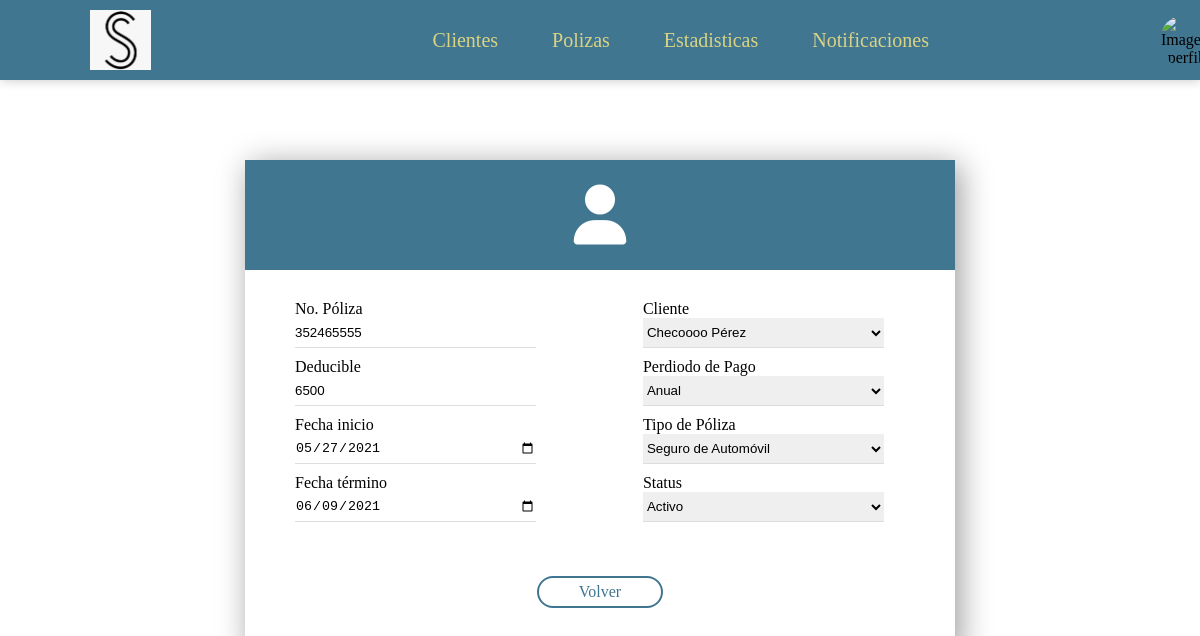
/clientes/polizas/1/vista, run on an earlier commit of the app's database.
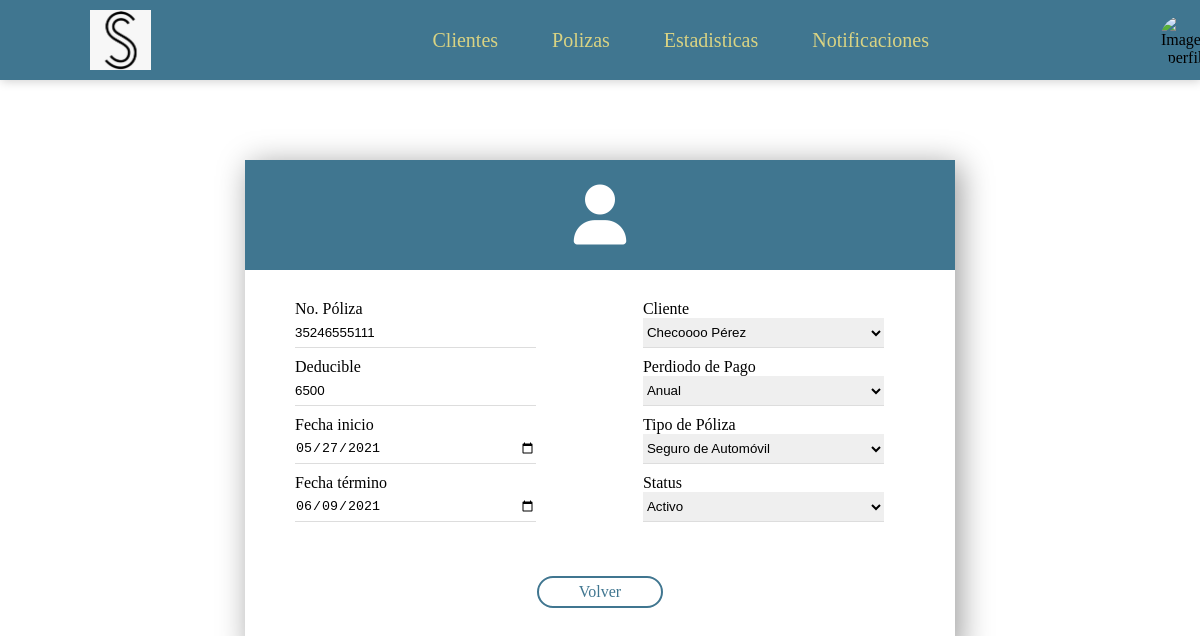
And on a later commit of the database.
### Clientes/models.py (models this page shows, shortened)
class Poliza (models.Model):
    num_poliza = models.CharField(max_length=30)
    deducible = models.CharField(max_length=30)
    fecha_inicio = models.DateField()
    fecha_termino = models.DateField()
    tipo_poliza = models.ForeignKey(Tipos_Poliza, on_delete=models.CASCADE)
    periodo_pago = models.ForeignKey(Periodos_Pago, on_delete=models.CASCADE)
    cliente = models.ForeignKey(Cliente, on_delete=models.CASCADE)
    status = models.ForeignKey(Status, on_delete=models.CASCADE)

### Clientes/views.py (the view)
# urls.py: path('polizas/<int:id_poliza>/vista',views.vistaPoliza,name='vista_poliza'),
def vistaPoliza(request, id_poliza):
    poliza = Poliza.objects.get(id = id_poliza)
    form = PolizaForm(request.POST or None, instance=poliza)
    return render(request,'poliza_vista.html', {'form':form,'poliza':poliza})

### Clientes/models.py (called while the page is built)
    def __str__(self):
        return self.nombre

    def __str__(self):
        return self.nombre

    def __str__(self):
        return self.nombre

    def __str__(self):
        return self.nombre +" "+ self.ap_paterno

### Clientes/templates/poliza_vista.html (shortened to what this page needs)
{%extends "header.html"%}
{% block content %}
<section class="aling-general">
		<div class="container2">
			<div class="content1">
				<i class="fas fa-user"></i>
			</div>
			<div class="content2">
				{{form.num_poliza.label}}
                {{form.num_poliza}}
                {{form.deducible.label}}
                {{form.deducible}}
                {{form.fecha_inicio.label}}
                {{form.fecha_inicio}}
                {{form.fecha_termino.label}}
                {{form.fecha_termino}}
			</div>
			<div class="content2">
				{{form.cliente.label}}
                {{form.cliente}}
                {{form.periodo_pago.label}}
                {{form.periodo_pago}}
                {{form.tipo_poliza.label}}
                {{form.tipo_poliza}}
                {{form.status.label}}
                {{form.status}}
			</div>
			<div class="content3">
                <div class="b-g">
					<a href="{% url 'Clientes:detalle_poliza' poliza.id %}">Volver</a>
				</div>
			</div>
		</div>
</section>
{% endblock %}

What changed in the data, as far as the page shows it:
changed Poliza "Checoooo Pérez": num_poliza "352465555" → "35246555111"
